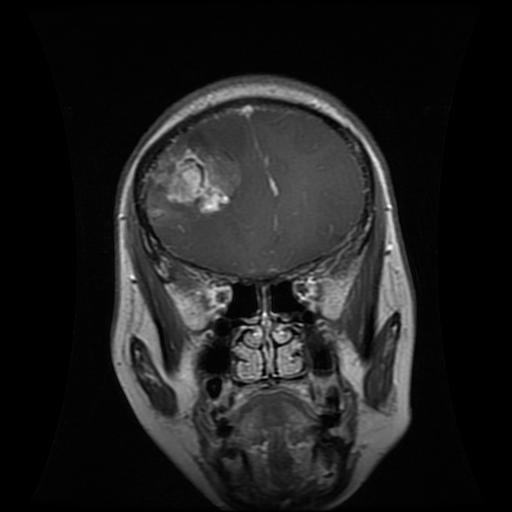
#> input picture data/input/Brain_Tumor_MRI_Dataset/Training/glioma/Tr-glTr_0000.jpg, 512 x 512 px, found by its file name; its folder holds only this picture in this run
$ jupyter execute --allow-errors 'CLAHE Notebook.ipynb'   (shell and % lines are left out)
#> lines starting #> are read from the running program, lines starting #| are printed output that depends on the picture
# 🖼️ CLAHE(CPU vs GPU)

[cell 1]
from google.colab import drive
drive.mount('/content/drive')

[cell 2]
import os
import cv2
import matplotlib.pyplot as plt
from random import choice

input_root = "/content/drive/MyDrive/Brain_Tumor_MRI_Dataset/Training"   # before
output_root = "/content/drive/MyDrive/Brain_Tumor_MRI_Dataset/CPU_HE"  # after

classes = sorted(os.listdir(input_root))

plt.figure(figsize=(12, len(classes)*3))

for i, cls in enumerate(classes):
    input_dir = os.path.join(input_root, cls)
    output_dir = os.path.join(output_root, cls)

    if not os.path.exists(input_dir) or not os.path.exists(output_dir):
        print(f"⚠️ ข้าม {cls} (ไม่พบโฟลเดอร์)")
        continue

    files = os.listdir(input_dir)
    if not files:
        print(f"⚠️ ข้าม {cls} (ไม่มีไฟล์ในโฟลเดอร์)")
        continue

    filename = choice(files)
    input_path = os.path.join(input_dir, filename)
    output_path = os.path.join(output_dir, filename)

    if not os.path.exists(output_path):
        print(f"⚠️ ข้าม {cls} (ไม่พบรูป After)")
        continue

    before = cv2.imread(input_path)
#> before is the input picture: shape (512, 512, 3); min 0, max 255, mean 31.4
    after = cv2.imread(output_path)
    before = cv2.cvtColor(before, cv2.COLOR_BGR2RGB)
    after = cv2.cvtColor(after, cv2.COLOR_BGR2RGB)

    combined = cv2.hconcat([before, after])
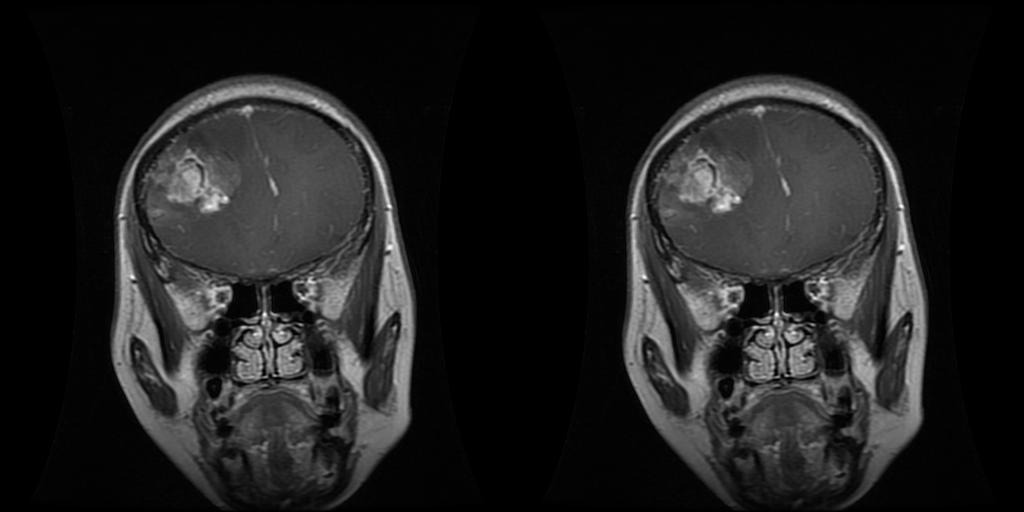
#> combined: shape (512, 1024, 3); min 0, max 255, mean 31.4

    plt.subplot(len(classes), 1, i+1)
    plt.imshow(combined)
    plt.axis('off')
    plt.title(f"{cls} - Before | After (CLAHE)", fontsize=12)
#> pass 2 of the loop `for i, cls in enumerate(classes):`:
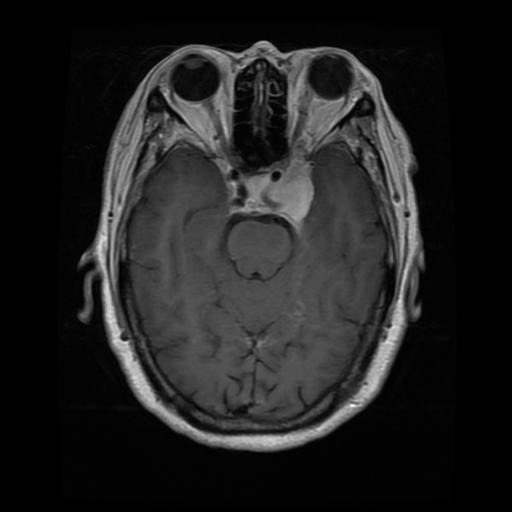
#> input picture data/input/Brain_Tumor_MRI_Dataset/Training/meningioma/Tr-me_0013.jpg, 512 x 512 px, found by its file name
#> before is the input picture: shape (512, 512, 3); min 0, max 255, mean 32.6
#> `combined = cv2.hconcat([before, after])`:
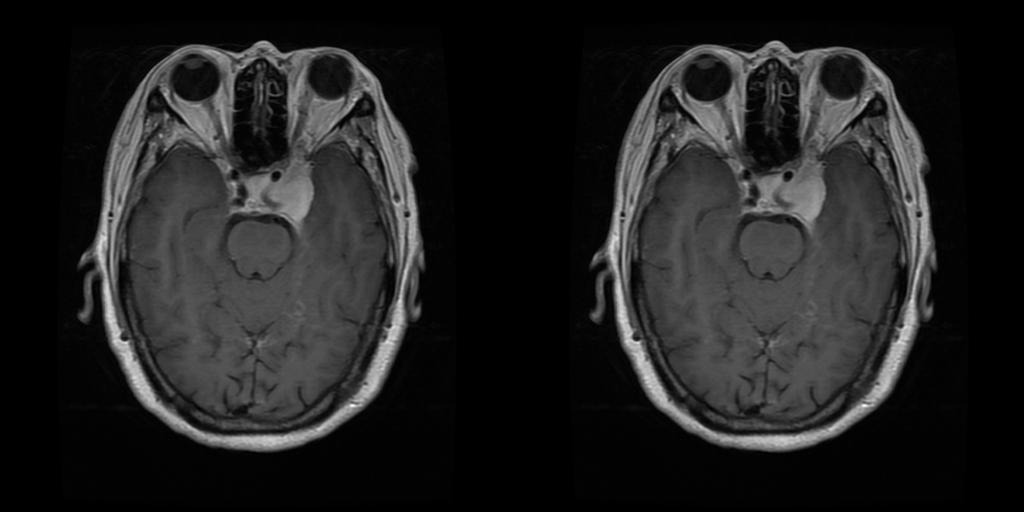
#> combined: shape (512, 1024, 3); min 0, max 255, mean 32.6

plt.tight_layout()
plt.show()
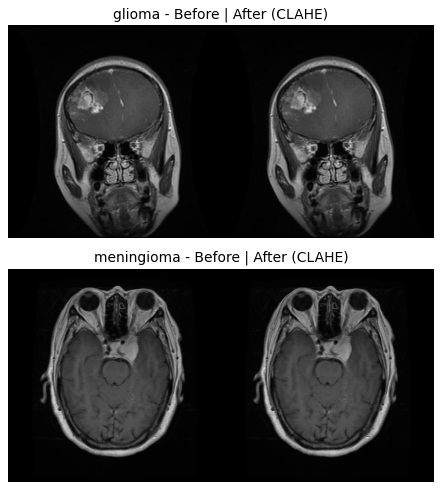
#> figure drawn by matplotlib, 2 panels
#> pass 2 of the loop `for i, cat in enumerate(categories):`:
